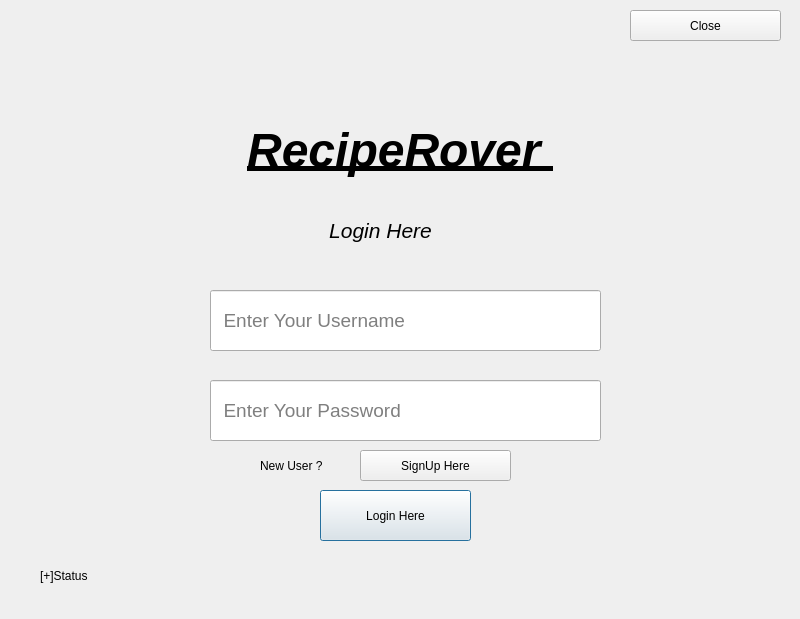
<?xml version="1.0" encoding="UTF-8"?>
<ui version="4.0">
 <class>logUser</class>
 <widget class="QDialog" name="logUser">
  <property name="geometry">
   <rect>
    <x>0</x>
    <y>0</y>
    <width>800</width>
    <height>619</height>
   </rect>
  </property>
  <property name="windowTitle">
   <string>Dialog</string>
  </property>
  <property name="styleSheet">
   <string notr="true"/>
  </property>
  <widget class="QLabel" name="label">
   <property name="geometry">
    <rect>
     <x>130</x>
     <y>0</y>
     <width>541</width>
     <height>301</height>
    </rect>
   </property>
   <property name="text">
    <string>&lt;html&gt;&lt;head/&gt;&lt;body&gt;&lt;p align=&quot;center&quot;&gt;&lt;span style=&quot; font-size:36pt; font-weight:700; font-style:italic; text-decoration: underline;&quot;&gt;RecipeRover &lt;/span&gt;&lt;/p&gt;&lt;/body&gt;&lt;/html&gt;</string>
   </property>
  </widget>
  <widget class="QPushButton" name="pushButton">
   <property name="geometry">
    <rect>
     <x>320</x>
     <y>490</y>
     <width>151</width>
     <height>51</height>
    </rect>
   </property>
   <property name="text">
    <string>Login Here</string>
   </property>
  </widget>
  <widget class="QLineEdit" name="lineEdit_2">
   <property name="geometry">
    <rect>
     <x>210</x>
     <y>380</y>
     <width>391</width>
     <height>61</height>
    </rect>
   </property>
   <property name="font">
    <font>
     <pointsize>14</pointsize>
    </font>
   </property>
   <property name="toolTip">
    <string>&lt;html&gt;&lt;head/&gt;&lt;body&gt;&lt;p&gt;&lt;span style=&quot; font-size:12pt;&quot;&gt;Password&lt;/span&gt;&lt;/p&gt;&lt;/body&gt;&lt;/html&gt;</string>
   </property>
   <property name="echoMode">
    <enum>QLineEdit::Password</enum>
   </property>
   <property name="placeholderText">
    <string>  Enter Your Password</string>
   </property>
  </widget>
  <widget class="QLineEdit" name="lineEdit">
   <property name="geometry">
    <rect>
     <x>210</x>
     <y>290</y>
     <width>391</width>
     <height>61</height>
    </rect>
   </property>
   <property name="font">
    <font>
     <pointsize>14</pointsize>
    </font>
   </property>
   <property name="toolTip">
    <string>&lt;html&gt;&lt;head/&gt;&lt;body&gt;&lt;p&gt;&lt;span style=&quot; font-size:12pt;&quot;&gt;Username&lt;/span&gt;&lt;/p&gt;&lt;/body&gt;&lt;/html&gt;</string>
   </property>
   <property name="whatsThis">
    <string>&lt;html&gt;&lt;head/&gt;&lt;body&gt;&lt;p&gt;&lt;br/&gt;&lt;/p&gt;&lt;/body&gt;&lt;/html&gt;</string>
   </property>
   <property name="placeholderText">
    <string>  Enter Your Username</string>
   </property>
  </widget>
  <widget class="QLabel" name="label_2">
   <property name="geometry">
    <rect>
     <x>290</x>
     <y>190</y>
     <width>181</width>
     <height>81</height>
    </rect>
   </property>
   <property name="text">
    <string>&lt;html&gt;&lt;head/&gt;&lt;body&gt;&lt;p align=&quot;center&quot;&gt;&lt;span style=&quot; font-size:16pt; font-style:italic;&quot;&gt;Login  Here&lt;/span&gt;&lt;/p&gt;&lt;/body&gt;&lt;/html&gt;</string>
   </property>
  </widget>
  <widget class="QLabel" name="label_3">
   <property name="geometry">
    <rect>
     <x>40</x>
     <y>560</y>
     <width>211</width>
     <height>31</height>
    </rect>
   </property>
   <property name="text">
    <string>[+]Status</string>
   </property>
  </widget>
  <widget class="QLabel" name="label_4">
   <property name="geometry">
    <rect>
     <x>260</x>
     <y>450</y>
     <width>171</width>
     <height>31</height>
    </rect>
   </property>
   <property name="text">
    <string>New User ?</string>
   </property>
  </widget>
  <widget class="QPushButton" name="pushButton_2">
   <property name="geometry">
    <rect>
     <x>360</x>
     <y>450</y>
     <width>151</width>
     <height>31</height>
    </rect>
   </property>
   <property name="text">
    <string>SignUp Here</string>
   </property>
  </widget>
  <widget class="QPushButton" name="pushButton_3">
   <property name="geometry">
    <rect>
     <x>630</x>
     <y>10</y>
     <width>151</width>
     <height>31</height>
    </rect>
   </property>
   <property name="text">
    <string>Close</string>
   </property>
  </widget>
 </widget>
 <resources/>
 <connections/>
</ui>
